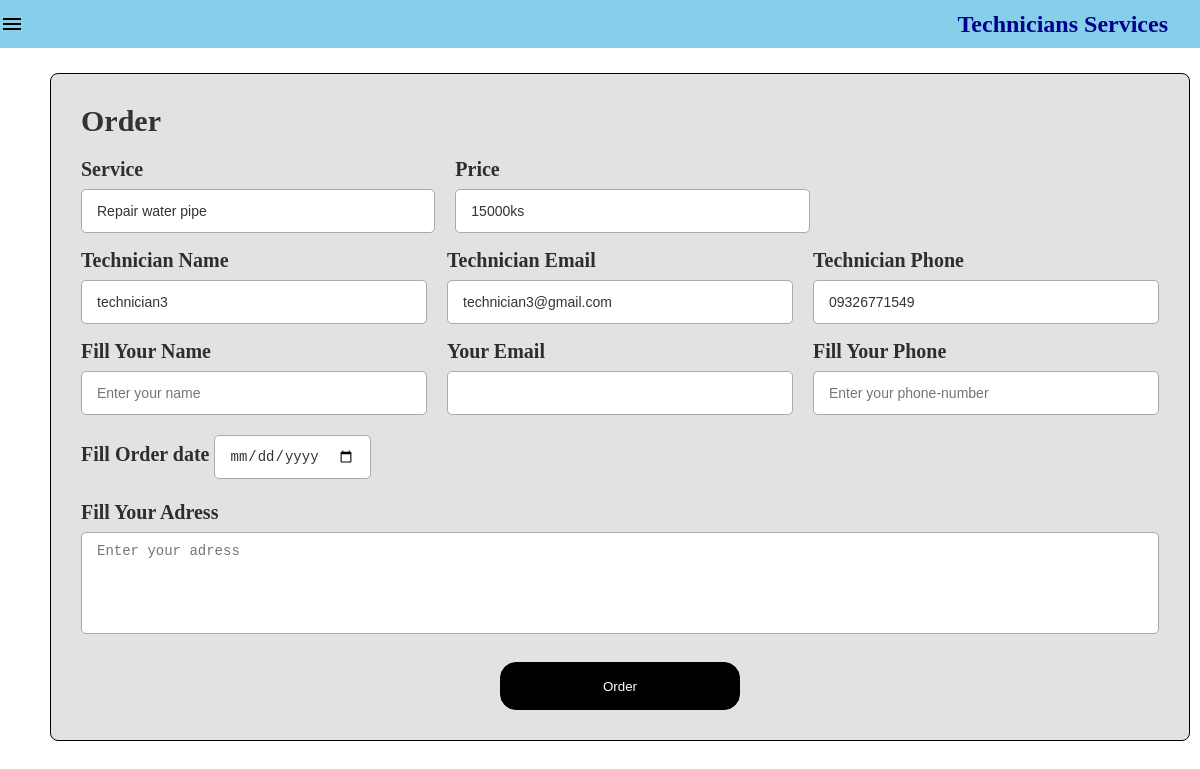
The app's page /ets/c_order/create/15/15/ (signed in) with its own data.
### ETS_app/models.py (models this page shows, shortened)
class Service(models.Model):
    category = models.ForeignKey(serviceCategory, on_delete=models.CASCADE, default=None)
    name = models.CharField(max_length=100)
    price = models.CharField(max_length=100)
    description = models.TextField(default=None)
    create_at = models.DateTimeField(default=None)
    image = models.ImageField(default=None,blank=True)

class Technician(models.Model):
    full_name = models.CharField(max_length=100)
    email = models.EmailField()
    phone = models.CharField(max_length=20)
    birth = models.DateField()
    gender = models.ForeignKey(Gender, on_delete=models.CASCADE, default=None)
    nrc = models.CharField(max_length=100)
    image = models.ImageField(default=None, blank=True)
    occupation = models.ForeignKey(Occupation, on_delete=models.CASCADE, default=None)
    qualification = models.TextField()
    password = models.CharField(max_length=30)
    status = models.BooleanField(default=False)
    create_at = models.DateTimeField(default=None)

### ETS_app/views.py (the view, shortened to what this page needs)
# urls.py: path('c_order/create/<int:post_id>/<int:t_id>/',C_order_create),
@permission_required('ETS_app.add_order', login_url='c_login')
def C_order_create(request,post_id,t_id):
    if request.method == "GET":
        service = Service.objects.get(id=post_id)
        technician = Technician.objects.get(id=t_id)
        return render(request,"C_order.html",{'service':service,'technician':technician})

### utils/context_processor.py (called while the page is built)
def customer(request):
    try:
        c_user = Customer.objects.get(email=request.user.email)
        return {'c_user':c_user}
    except Exception:
        return {'c_user':None}

def technician(request):
    try:
        t_user = Technician.objects.get(email=request.user.email)
        return {'t_user':t_user}
    except Exception:
        return {'t_user':None}

def main(request):
    try:
        m_user = Main.objects.get(email=request.user.email)
        return {'m_user':m_user}
    except Exception:
        return {'m_user':None}

### ETS_app/templates/C_order.html (shortened to what this page needs)
{% extends "C_base.html" %}
{% block body %}
{% load static %}
<link rel="stylesheet" href="{% static 'css/C_table.css' %}" />
<div class="main-container">
    <div class="table-list-box-size">
        <div class="table-list-box">
            <header>Order</header>
            <form method="POST" enctype="multipart/form-data">
                <div class="detail">
                    <div class="field">
                        <div class="input-field">
                            <label>Service</label>
                            <input type="text" name="service" value="{{service.name}}" readonly/>
                        </div>
                        <div class="input-field">
                            <label>Price</label>
                            <input type="text" name="price" value="{{service.price}}" readonly/>
                        </div>
                    </div>
                    <div class="field">
                        <div class="input-field">
                            <label>Technician Name</label>
                            <input type="text" name="t_name" value="{{technician.full_name}}" readonly/>
                        </div>
                        <div class="input-field">
                            <label>Technician Email</label>
                            <input type="email" name="t_email" value="{{technician.email}}" readonly/>
                        </div>
                        <div class="input-field">
                            <label>Technician Phone</label>
                            <input type="text" name="t_phone" value="{{technician.phone}}" readonly/>
                        </div>
                    </div>
                    <div class="field">
                        <div class="input-field">
                            <label>Fill Your Name</label>
                            <input type="text" name="c_name" placeholder="Enter your name" required/>
                        </div>
                        <div class="input-field">
                            <label>Your Email</label>
                            <input type="email" name="c_email" value="{{c_user.email}}" readonly/>
                        </div>
                        <div class="input-field">
                            <label>Fill Your Phone</label>
                            <input type="text" name="c_phone" placeholder="Enter your phone-number" required/>
                        </div>
                    </div>
                    <div class="field1">
                        <div class="input-field">
                            <label>Fill Order date</label>
                            <input type="date" name="order_date" id="date" required/>
                        </div>
                    </div>
                    <div class="field2">
                        <div class="input-field1">
                            <label>Fill Your Adress</label>
                            <textarea name="c_address" placeholder="Enter your adress" required></textarea>
                        </div>
                    </div>
                    <div class="btn-box">
                        <button type="submit" class="btn">Order</button>
                    </div>
                </div>
            </form>
        </div>
    </div>
</div>
</div>
{% endblock %}

### static/css/C_N.css (style rules this page uses)
* { margin:0; padding:0; }
.main-container { grid-area: main; overflow-y: auto; }

### static/css/C_table.css (style rules this page uses)
.table-list-box-size { padding:25px 50px; }
.table-list-box { width:98%; height:auto; margin:0 auto; background:#e2e2e2; border:1px solid black; border-radius:0.5rem; padding:30px; }
.table-list-box header { font-size:30px; font-weight:bolder; color:#333; }
.table-list-box > form { position:relative; min-height: 490px; margin-top: 16px; background:transparent; }
.table-list-box > form > .detail { margin-top:10px; }
.table-list-box > form > .detail > .field { display:flex; align-items:center; justify-content:left; gap:20px; }
.table-list-box > form > .detail > .field1 { display:flex; align-items:center; gap:0.5rem; }
.table-list-box > form > .detail > .field2 { display:flex; align-items:center; gap:0.5rem; margin-top:10px; }
.table-list-box > form > .detail > .field > .input-field,.container > form > .detail > .field1 > .input-field { display:flex; flex-direction:column; width:calc(100% / 3 - 5px); margin:4px 0; }
.table-list-box > form > .detail > .field2 > .input-field1 { display:flex; flex-direction: column; width:100%; margin:4px 0; }
.input-field > label,.input-field1 > label,.field2 >.input-field > label { font-size:20px; font-weight:bold; color:#2e2e2e; }
.input-field > input { padding:0 15px; outline:none; border:1px solid #aaa; border-radius:5px; color:#333; font-size:14px; font-weight:400; height:42px; margin:8px 0; }
.input-field1 > textarea { padding:10px 15px; outline:none; border:1px solid #aaa; border-radius:5px; color:#333; font-size:14px; font-weight:400; height:5rem; margin:8px 0; resize:none; }
.btn-box { display:flex; justify-content:center; margin-top:1rem; }
.btn-box > .btn { width:15rem; height:3rem; color:white; background:black; border-radius:1rem; border:1px solid black; transition:0.5s; }

### records on screen
Service: service "Repair water pipe", price "15000ks"
Technician: t_name "technician3", t_email "technician3@gmail.com", t_phone "09326771549"
